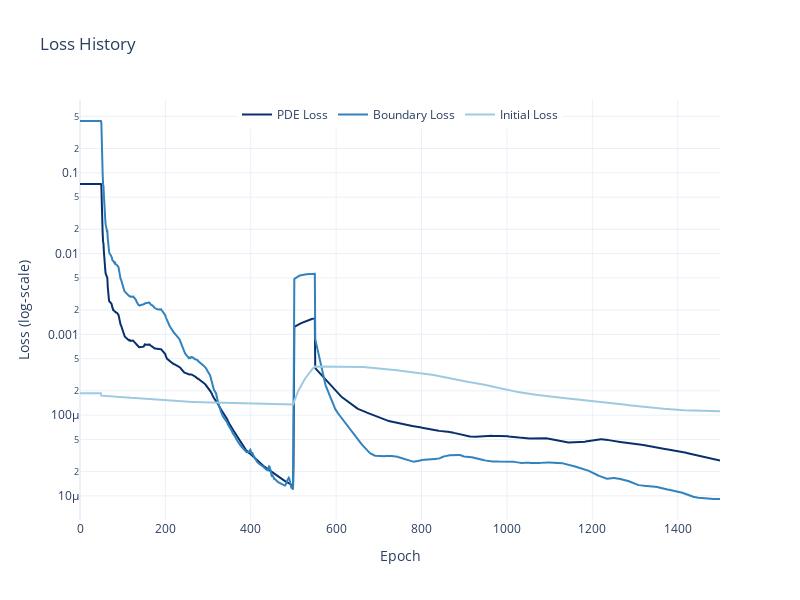

The cell this chart's notebook holds for it:
### Code cell
with_anzats = trainer.closure.get_state()
plot_loss(with_anzats, smooth=True, smooth_window=50)

anzats_l2 = compare_with_mc(model, params, n_prices=200,
                            n_simulations=10_000, dtype=dtype, device=device, seed=42)['l2_rel_error']
print("L2 Error: ", anzats_l2*100)

### Figure 1 — Plotly figure (JSON) as saved in the notebook; plotly's stock layout.template omitted (floating-point values rounded to 4 significant figures; data arrays with more than 128 entries replaced by an {"elided": "..."} marker saying what was removed)
{"data": [{"line": {"color": "#08306B"}, "mode": "lines", "name": "PDE Loss", "type": "scatter", "x": {"elided": "1500 int values"}, "y": {"elided": "1500 float values"}}, {"line": {"color": "#3182BD"}, "mode": "lines", "name": "Boundary Loss", "type": "scatter", "x": {"elided": "1500 int values"}, "y": {"elided": "1500 float values"}}, {"line": {"color": "#9ECAE1"}, "mode": "lines", "name": "Initial Loss", "type": "scatter", "x": {"elided": "1500 int values"}, "y": {"elided": "1500 float values"}}], "layout": {"height": 600, "legend": {"orientation": "h", "x": 0.5, "xanchor": "center", "y": 1, "yanchor": "top"}, "title": {"text": "Loss History"}, "width": 800, "xaxis": {"title": {"text": "Epoch"}}, "yaxis": {"title": {"text": "Loss (log‑scale)"}, "type": "log"}}}
